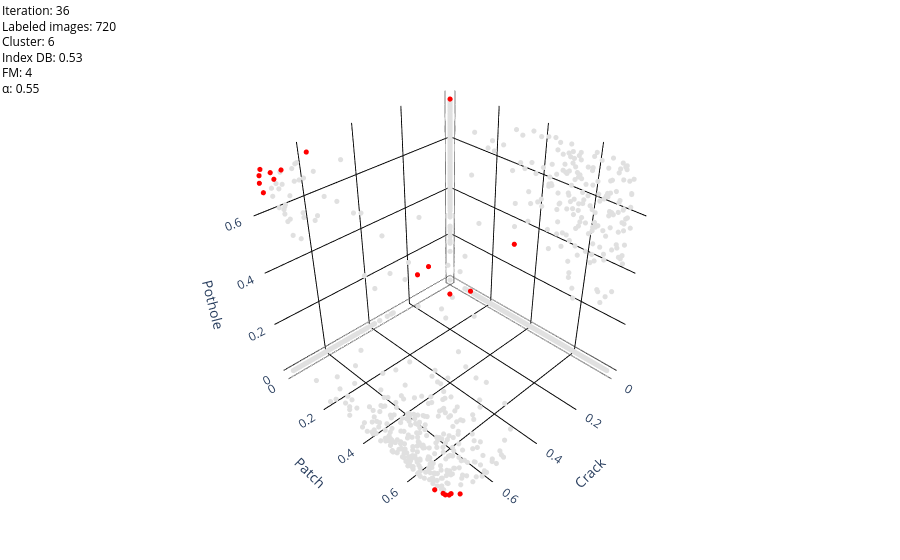

The code cell stored with this chart in its notebook:
### Markdown cell above
## 4. Final CDU acquisition

After refinement, `retain_final_batch` orders the 80 candidates by $U(i)$ and retains exactly 20. Diversity structures the examined set; uncertainty determines which images enter the training manifest.

### Code cell
final_figure = artifacts['interactive']['selected']
final_figure.show(config={'scrollZoom': True, 'displaylogo': False})

### Figure 1 — Plotly figure (JSON) as saved in the notebook; plotly's stock layout.template omitted (floating-point values rounded to 4 significant figures; data arrays with more than 128 entries replaced by an {"elided": "..."} marker saying what was removed)
{"data": [{"customdata": {"elided": "3547x2 mixed values"}, "hovertemplate": "image=%{customdata[0]}<br>crack=%{x:.4f}<br>patch=%{y:.4f}<br>pothole=%{z:.4f}<br>U(i)=%{customdata[1]:.4f}<extra></extra>", "marker": {"color": {"elided": "3547 str values"}, "size": 3}, "mode": "markers", "showlegend": false, "type": "scatter3d", "x": {"elided": "3547 float values"}, "y": {"elided": "3547 float values"}, "z": {"elided": "3547 float values"}}], "layout": {"annotations": [{"align": "left", "borderwidth": 1, "font": {"color": "black", "size": 12}, "showarrow": false, "text": "Iteration: 36<br>Labeled images: 720<br>Cluster: 6<br>Index DB: 0.53<br>FM: 4<br>α: 0.55", "x": 0, "xanchor": "left", "xref": "paper", "y": 1, "yanchor": "top", "yref": "paper"}], "margin": {"b": 0, "l": 0, "r": 0, "t": 0}, "scene": {"aspectmode": "auto", "camera": {"eye": {"x": 1.5, "y": 1.5, "z": 1.5}}, "xaxis": {"backgroundcolor": "white", "gridcolor": "black", "showbackground": true, "title": {"text": "Crack"}}, "yaxis": {"backgroundcolor": "white", "gridcolor": "black", "showbackground": true, "title": {"text": "Patch"}}, "zaxis": {"backgroundcolor": "white", "gridcolor": "black", "showbackground": true, "title": {"text": "Pothole"}}}, "showlegend": false}}
